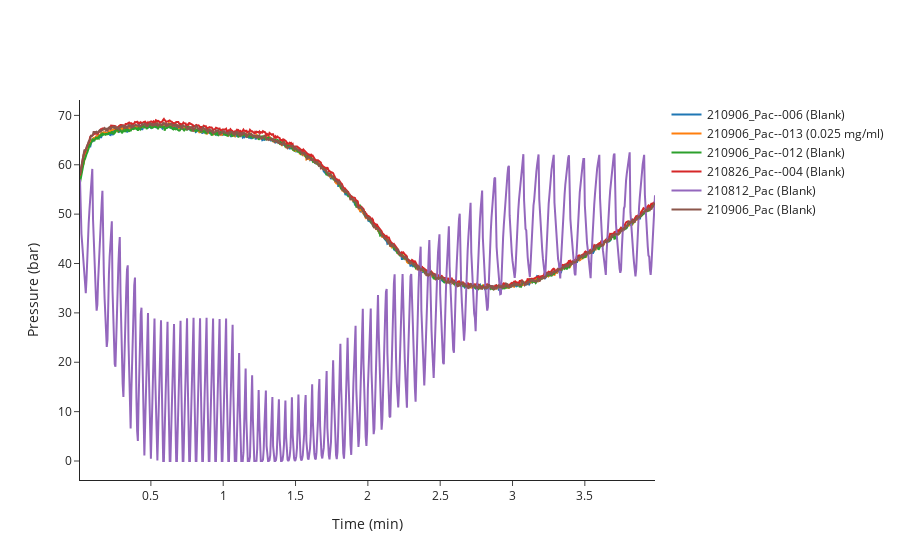
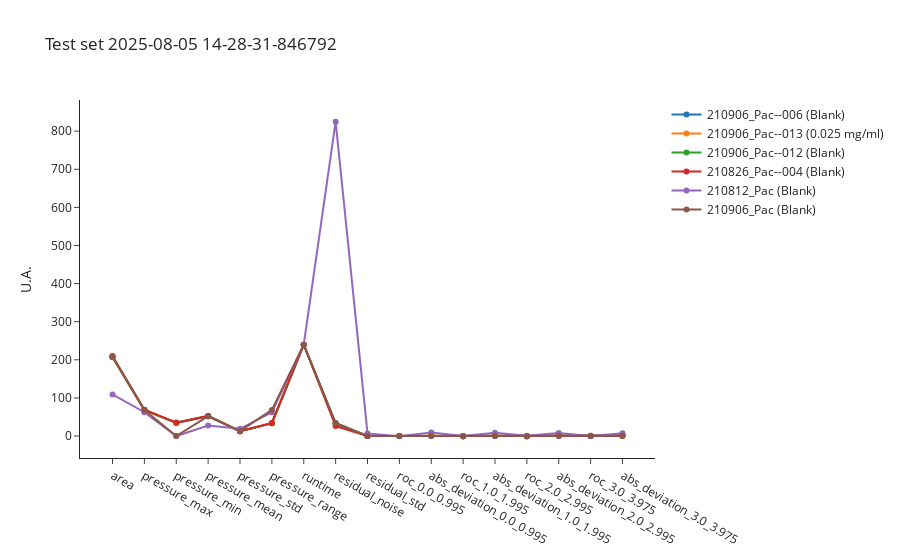
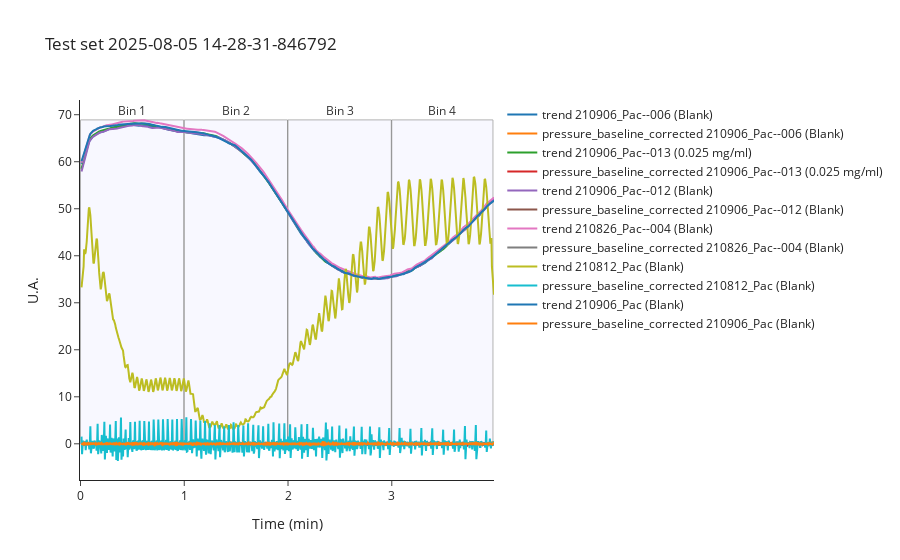
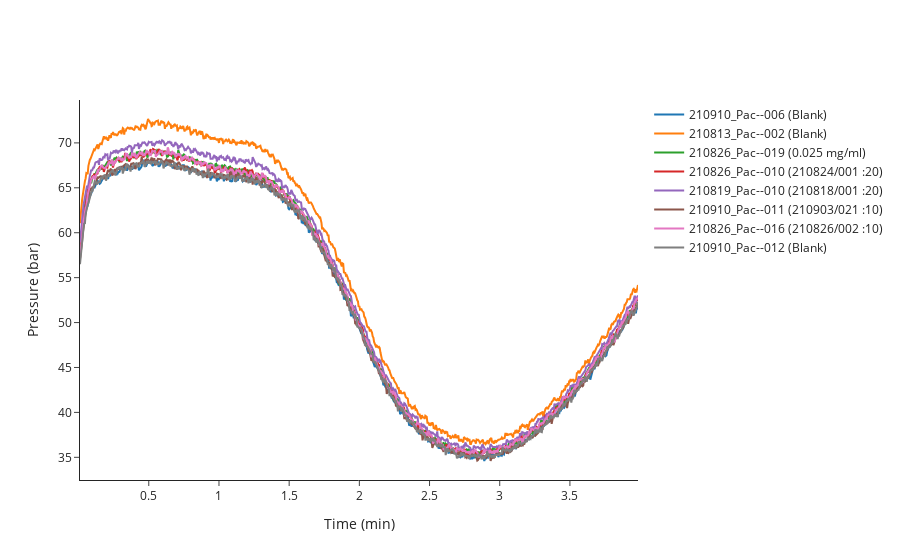

Write notebook code for charts like these, in order.
### Code cell
test_dates = []
import datetime
import random
for i in [1, 2, 3]:
    now = datetime.datetime.now().isoformat()
    now = now.replace(":", "-").replace(".", "-").replace("T", " ")
    test_dates.append(now)

    test_indices = random.sample(test_source_indices, random.randint(5, 8))
    print("Test set ", now ,  " indices: ", test_indices)

    test_data = ana.get_features(test_indices)
    test_metadata = ana.get_metadata(test_indices)
    test_data.to_csv(f"dev/test_{now}_features.csv", index=False)
    test_metadata.to_csv(f"dev/test_{now}_metadata.csv", index=False)

    fig_test_curves=ana.plot_pressure_curves(indices = test_indices)
    fig_test_curves.update_layout(showlegend=False)
    fig_test_curves.write_image(f"dev/figures/fig_test_{now}_curves.png", width=1000, height= 350, scale = 3)
    fig_test_curves.update_layout(showlegend=True)
    fig_test_curves.show()

    fig_test_features=ana.plot_features(indices = test_indices, normalize = False)
    fig_test_features.update_layout(showlegend=False)
    fig_test_features.write_image(f"dev/figures/fig_test_{now}_features.png", width=1100, height= 350, scale = 3)
    fig_test_features.update_layout(title=f"Test set {now}", showlegend=True)
    fig_test_features.show()
    
    fig_test_features_raw = ana.plot_features_raw(indices = test_indices)
    fig_test_features_raw.update_layout(showlegend=False)
    fig_test_features_raw.write_image(f"dev/figures/fig_test_{now}_features_raw.png", width=1100, height= 350, scale = 3)
    fig_test_features_raw.update_layout(title=f"Test set {now}", showlegend=True)
    fig_test_features_raw.show()


test_set = test_data
test_set_meta = test_metadata
#%store test_set test_set_meta

### Figure 1 — Plotly figure (JSON) as saved in the notebook; plotly's stock layout.template omitted (floating-point values rounded to 4 significant figures; data arrays with more than 128 entries replaced by an {"elided": "..."} marker saying what was removed)
{"data": [{"hovertemplate": "<b>index</b>: 239<br><b>name</b>: 210906_Pac--006<br><b>path</b>: C:/Users/Sandeep/Desktop/ExtractedSignals\\210906_Pac 2021-09-06 11-09-22\\210906_Pac--006.D<br><b>batch</b>: 210906_Pac 2021-09-06 11-09-22<br><b>batch_position</b>: 6<br><b>idle_time</b>: 39.0<br><b>sample</b>: Blank<br><b>method</b>: SAA_411_Pac.M<br><b>timestamp</b>: 2021-09-06 11:32:57<br><b>detector</b>: G7110B<br><b>pump</b>: G7110B<br><b>start_time</b>: 2021-09-06 11:33:30<br><b>end_time</b>: 2021-09-06 11:37:31<br><b>runtime</b>: 239.7000000000036<br><b>Time: </b>%{x}<br><b>Pressure: </b>%{y}<extra></extra>", "mode": "lines", "name": "210906_Pac--006 (Blank)", "text": "<b>index</b>: 239<br><b>name</b>: 210906_Pac--006<br><b>path</b>: C:/Users/Sandeep/Desktop/ExtractedSignals\\210906_Pac 2021-09-06 11-09-22\\210906_Pac--006.D<br><b>batch</b>: 210906_Pac 2021-09-06 11-09-22<br><b>batch_position</b>: 6<br><b>idle_time</b>: 39.0<br><b>sample</b>: Blank<br><b>method</b>: SAA_411_Pac.M<br><b>timestamp</b>: 2021-09-06 11:32:57<br><b>detector</b>: G7110B<br><b>pump</b>: G7110B<br><b>start_time</b>: 2021-09-06 11:33:30<br><b>end_time</b>: 2021-09-06 11:37:31<br><b>runtime</b>: 239.7000000000036", "type": "scatter", "x": {"elided": "796 float values"}, "y": {"elided": "796 float values"}}, {"hovertemplate": "<b>index</b>: 246<br><b>name</b>: 210906_Pac--013<br><b>path</b>: C:/Users/Sandeep/Desktop/ExtractedSignals\\210906_Pac 2021-09-06 11-09-22\\210906_Pac--013.D<br><b>batch</b>: 210906_Pac 2021-09-06 11-09-22<br><b>batch_position</b>: 13<br><b>idle_time</b>: 39.0<br><b>sample</b>: 0.025 mg/ml<br><b>method</b>: SAA_411_Pac.M<br><b>timestamp</b>: 2021-09-06 12:05:31<br><b>detector</b>: G1315C<br><b>pump</b>: G7110B<br><b>start_time</b>: 2021-09-06 12:06:05<br><b>end_time</b>: 2021-09-06 12:10:05<br><b>runtime</b>: 239.7000000000036<br><b>Time: </b>%{x}<br><b>Pressure: </b>%{y}<extra></extra>", "mode": "lines", "name": "210906_Pac--013 (0.025 mg/ml)", "text": "<b>index</b>: 246<br><b>name</b>: 210906_Pac--013<br><b>path</b>: C:/Users/Sandeep/Desktop/ExtractedSignals\\210906_Pac 2021-09-06 11-09-22\\210906_Pac--013.D<br><b>batch</b>: 210906_Pac 2021-09-06 11-09-22<br><b>batch_position</b>: 13<br><b>idle_time</b>: 39.0<br><b>sample</b>: 0.025 mg/ml<br><b>method</b>: SAA_411_Pac.M<br><b>timestamp</b>: 2021-09-06 12:05:31<br><b>detector</b>: G1315C<br><b>pump</b>: G7110B<br><b>start_time</b>: 2021-09-06 12:06:05<br><b>end_time</b>: 2021-09-06 12:10:05<br><b>runtime</b>: 239.7000000000036", "type": "scatter", "x": {"elided": "796 float values"}, "y": {"elided": "796 float values"}}, {"hovertemplate": "<b>index</b>: 245<br><b>name</b>: 210906_Pac--012<br><b>path</b>: C:/Users/Sandeep/Desktop/ExtractedSignals\\210906_Pac 2021-09-06 11-09-22\\210906_Pac--012.D<br><b>batch</b>: 210906_Pac 2021-09-06 11-09-22<br><b>batch_position</b>: 12<br><b>idle_time</b>: 39.0<br><b>sample</b>: Blank<br><b>method</b>: SAA_411_Pac.M<br><b>timestamp</b>: 2021-09-06 12:00:52<br><b>detector</b>: G1315C<br><b>pump</b>: G7110B<br><b>start_time</b>: 2021-09-06 12:01:26<br><b>end_time</b>: 2021-09-06 12:05:26<br><b>runtime</b>: 239.7000000000036<br><b>Time: </b>%{x}<br><b>Pressure: </b>%{y}<extra></extra>", "mode": "lines", "name": "210906_Pac--012 (Blank)", "text": "<b>index</b>: 245<br><b>name</b>: 210906_Pac--012<br><b>path</b>: C:/Users/Sandeep/Desktop/ExtractedSignals\\210906_Pac 2021-09-06 11-09-22\\210906_Pac--012.D<br><b>batch</b>: 210906_Pac 2021-09-06 11-09-22<br><b>batch_position</b>: 12<br><b>idle_time</b>: 39.0<br><b>sample</b>: Blank<br><b>method</b>: SAA_411_Pac.M<br><b>timestamp</b>: 2021-09-06 12:00:52<br><b>detector</b>: G1315C<br><b>pump</b>: G7110B<br><b>start_time</b>: 2021-09-06 12:01:26<br><b>end_time</b>: 2021-09-06 12:05:26<br><b>runtime</b>: 239.7000000000036", "type": "scatter", "x": {"elided": "796 float values"}, "y": {"elided": "796 float values"}}, {"hovertemplate": "<b>index</b>: 152<br><b>name</b>: 210826_Pac--004<br><b>path</b>: C:/Users/Sandeep/Desktop/ExtractedSignals\\210826_Pac 2021-08-26 16-15-14\\210826_Pac--004.D<br><b>batch</b>: 210826_Pac 2021-08-26 16-15-14<br><b>batch_position</b>: 4<br><b>idle_time</b>: 39.0<br><b>sample</b>: Blank<br><b>method</b>: SAA_411_Pac.M<br><b>timestamp</b>: 2021-08-26 16:29:33<br><b>detector</b>: G7110B<br><b>pump</b>: G7110B<br><b>start_time</b>: 2021-08-26 16:30:06<br><b>end_time</b>: 2021-08-26 16:34:07<br><b>runtime</b>: 239.7000000000036<br><b>Time: </b>%{x}<br><b>Pressure: </b>%{y}<extra></extra>", "mode": "lines", "name": "210826_Pac--004 (Blank)", "text": "<b>index</b>: 152<br><b>name</b>: 210826_Pac--004<br><b>path</b>: C:/Users/Sandeep/Desktop/ExtractedSignals\\210826_Pac 2021-08-26 16-15-14\\210826_Pac--004.D<br><b>batch</b>: 210826_Pac 2021-08-26 16-15-14<br><b>batch_position</b>: 4<br><b>idle_time</b>: 39.0<br><b>sample</b>: Blank<br><b>method</b>: SAA_411_Pac.M<br><b>timestamp</b>: 2021-08-26 16:29:33<br><b>detector</b>: G7110B<br><b>pump</b>: G7110B<br><b>start_time</b>: 2021-08-26 16:30:06<br><b>end_time</b>: 2021-08-26 16:34:07<br><b>runtime</b>: 239.7000000000036", "type": "scatter", "x": {"elided": "796 float values"}, "y": {"elided": "796 float values"}}, {"hovertemplate": "<b>index</b>: 14<br><b>name</b>: 210812_Pac<br><b>path</b>: C:/Users/Sandeep/Desktop/ExtractedSignals\\210812_Pac 2021-08-12 10-30-07\\210812_Pac.D<br><b>batch</b>: 210812_Pac 2021-08-12 10-30-07<br><b>batch_position</b>: 1<br><b>idle_time</b>: 142.0<br><b>sample</b>: Blank<br><b>method</b>: SAA_411_Pac.M<br><b>timestamp</b>: 2021-08-12 10:30:12<br><b>detector</b>: G7110B<br><b>pump</b>: G7110B<br><b>start_time</b>: 2021-08-12 10:32:20<br><b>end_time</b>: 2021-08-12 10:36:21<br><b>runtime</b>: 239.7000000000036<br><b>Time: </b>%{x}<br><b>Pressure: </b>%{y}<extra></extra>", "mode": "lines", "name": "210812_Pac (Blank)", "text": "<b>index</b>: 14<br><b>name</b>: 210812_Pac<br><b>path</b>: C:/Users/Sandeep/Desktop/ExtractedSignals\\210812_Pac 2021-08-12 10-30-07\\210812_Pac.D<br><b>batch</b>: 210812_Pac 2021-08-12 10-30-07<br><b>batch_position</b>: 1<br><b>idle_time</b>: 142.0<br><b>sample</b>: Blank<br><b>method</b>: SAA_411_Pac.M<br><b>timestamp</b>: 2021-08-12 10:30:12<br><b>detector</b>: G7110B<br><b>pump</b>: G7110B<br><b>start_time</b>: 2021-08-12 10:32:20<br><b>end_time</b>: 2021-08-12 10:36:21<br><b>runtime</b>: 239.7000000000036", "type": "scatter", "x": {"elided": "796 float values"}, "y": {"elided": "796 float values"}}, {"hovertemplate": "<b>index</b>: 234<br><b>name</b>: 210906_Pac<br><b>path</b>: C:/Users/Sandeep/Desktop/ExtractedSignals\\210906_Pac 2021-09-06 11-09-22\\210906_Pac.D<br><b>batch</b>: 210906_Pac 2021-09-06 11-09-22<br><b>batch_position</b>: 1<br><b>idle_time</b>: 3995.0<br><b>sample</b>: Blank<br><b>method</b>: SAA_411_Pac.M<br><b>timestamp</b>: 2021-09-06 11:09:27<br><b>detector</b>: G1315C<br><b>pump</b>: G7110B<br><b>start_time</b>: 2021-09-06 11:10:14<br><b>end_time</b>: 2021-09-06 11:14:15<br><b>runtime</b>: 239.40000000000362<br><b>Time: </b>%{x}<br><b>Pressure: </b>%{y}<extra></extra>", "mode": "lines", "name": "210906_Pac (Blank)", "text": "<b>index</b>: 234<br><b>name</b>: 210906_Pac<br><b>path</b>: C:/Users/Sandeep/Desktop/ExtractedSignals\\210906_Pac 2021-09-06 11-09-22\\210906_Pac.D<br><b>batch</b>: 210906_Pac 2021-09-06 11-09-22<br><b>batch_position</b>: 1<br><b>idle_time</b>: 3995.0<br><b>sample</b>: Blank<br><b>method</b>: SAA_411_Pac.M<br><b>timestamp</b>: 2021-09-06 11:09:27<br><b>detector</b>: G1315C<br><b>pump</b>: G7110B<br><b>start_time</b>: 2021-09-06 11:10:14<br><b>end_time</b>: 2021-09-06 11:14:15<br><b>runtime</b>: 239.40000000000362", "type": "scatter", "x": {"elided": "796 float values"}, "y": {"elided": "796 float values"}}], "layout": {"showlegend": true, "xaxis": {"title": {"text": "Time (min)"}}, "yaxis": {"title": {"text": "Pressure (bar)"}}}}

### Figure 2 — Plotly figure (JSON) as saved in the notebook; plotly's stock layout.template omitted (floating-point values rounded to 4 significant figures)
{"data": [{"hovertemplate": "<b>index: </b>239<br><b>name: </b>210906_Pac--006<br><b>path: </b>C:/Users/Sandeep/Desktop/ExtractedSignals\\210906_Pac 2021-09-06 11-09-22\\210906_Pac--006.D<br><b>batch: </b>210906_Pac 2021-09-06 11-09-22<br><b>batch_position: </b>6<br><b>idle_time: </b>39.0<br><b>sample: </b>Blank<br><b>method: </b>SAA_411_Pac.M<br><b>timestamp: </b>2021-09-06 11:32:57<br><b>detector: </b>G7110B<br><b>pump: </b>G7110B<br><b>start_time: </b>2021-09-06 11:33:30<br><b>end_time: </b>2021-09-06 11:37:31<br><b>runtime: </b>239.7000000000036<br><b>x: </b>%{x}<br><b>y: </b>%{y}<extra></extra>", "mode": "markers+lines", "name": "210906_Pac--006 (Blank)", "text": "<b>index: </b>239<br><b>name: </b>210906_Pac--006<br><b>path: </b>C:/Users/Sandeep/Desktop/ExtractedSignals\\210906_Pac 2021-09-06 11-09-22\\210906_Pac--006.D<br><b>batch: </b>210906_Pac 2021-09-06 11-09-22<br><b>batch_position: </b>6<br><b>idle_time: </b>39.0<br><b>sample: </b>Blank<br><b>method: </b>SAA_411_Pac.M<br><b>timestamp: </b>2021-09-06 11:32:57<br><b>detector: </b>G7110B<br><b>pump: </b>G7110B<br><b>start_time: </b>2021-09-06 11:33:30<br><b>end_time: </b>2021-09-06 11:37:31<br><b>runtime: </b>239.7000000000036", "type": "scatter", "x": ["area", "pressure_max", "pressure_min", "pressure_mean", "pressure_std", "pressure_range", "runtime", "residual_noise", "residual_std", "roc_0.0_0.995", "abs_deviation_0.0_0.995", "roc_1.0_1.995", "abs_deviation_1.0_1.995", "roc_2.0_2.995", "abs_deviation_2.0_2.995", "roc_3.0_3.975", "abs_deviation_3.0_3.975"], "y": [207.5, 68.23, 34.64, 52.19, 12.64, 33.59, 239.7, 34.21, 0.2492, 0.16, 0.889, -0.27, 0.961, -0.27, 0.9329, 0.48, 0.9876]}, {"hovertemplate": "<b>index: </b>246<br><b>name: </b>210906_Pac--013<br><b>path: </b>C:/Users/Sandeep/Desktop/ExtractedSignals\\210906_Pac 2021-09-06 11-09-22\\210906_Pac--013.D<br><b>batch: </b>210906_Pac 2021-09-06 11-09-22<br><b>batch_position: </b>13<br><b>idle_time: </b>39.0<br><b>sample: </b>0.025 mg/ml<br><b>method: </b>SAA_411_Pac.M<br><b>timestamp: </b>2021-09-06 12:05:31<br><b>detector: </b>G1315C<br><b>pump: </b>G7110B<br><b>start_time: </b>2021-09-06 12:06:05<br><b>end_time: </b>2021-09-06 12:10:05<br><b>runtime: </b>239.7000000000036<br><b>x: </b>%{x}<br><b>y: </b>%{y}<extra></extra>", "mode": "markers+lines", "name": "210906_Pac--013 (0.025 mg/ml)", "text": "<b>index: </b>246<br><b>name: </b>210906_Pac--013<br><b>path: </b>C:/Users/Sandeep/Desktop/ExtractedSignals\\210906_Pac 2021-09-06 11-09-22\\210906_Pac--013.D<br><b>batch: </b>210906_Pac 2021-09-06 11-09-22<br><b>batch_position: </b>13<br><b>idle_time: </b>39.0<br><b>sample: </b>0.025 mg/ml<br><b>method: </b>SAA_411_Pac.M<br><b>timestamp: </b>2021-09-06 12:05:31<br><b>detector: </b>G1315C<br><b>pump: </b>G7110B<br><b>start_time: </b>2021-09-06 12:06:05<br><b>end_time: </b>2021-09-06 12:10:05<br><b>runtime: </b>239.7000000000036", "type": "scatter", "x": ["area", "pressure_max", "pressure_min", "pressure_mean", "pressure_std", "pressure_range", "runtime", "residual_noise", "residual_std", "roc_0.0_0.995", "abs_deviation_0.0_0.995", "roc_1.0_1.995", "abs_deviation_1.0_1.995", "roc_2.0_2.995", "abs_deviation_2.0_2.995", "roc_3.0_3.975", "abs_deviation_3.0_3.975"], "y": [207.7, 68.59, 34.83, 52.25, 12.68, 33.76, 239.7, 31.57, 0.2196, 0.16, 0.7938, -0.25, 1.024, -0.28, 0.7852, 0.47, 1.021]}, {"hovertemplate": "<b>index: </b>245<br><b>name: </b>210906_Pac--012<br><b>path: </b>C:/Users/Sandeep/Desktop/ExtractedSignals\\210906_Pac 2021-09-06 11-09-22\\210906_Pac--012.D<br><b>batch: </b>210906_Pac 2021-09-06 11-09-22<br><b>batch_position: </b>12<br><b>idle_time: </b>39.0<br><b>sample: </b>Blank<br><b>method: </b>SAA_411_Pac.M<br><b>timestamp: </b>2021-09-06 12:00:52<br><b>detector: </b>G1315C<br><b>pump: </b>G7110B<br><b>start_time: </b>2021-09-06 12:01:26<br><b>end_time: </b>2021-09-06 12:05:26<br><b>runtime: </b>239.7000000000036<br><b>x: </b>%{x}<br><b>y: </b>%{y}<extra></extra>", "mode": "markers+lines", "name": "210906_Pac--012 (Blank)", "text": "<b>index: </b>245<br><b>name: </b>210906_Pac--012<br><b>path: </b>C:/Users/Sandeep/Desktop/ExtractedSignals\\210906_Pac 2021-09-06 11-09-22\\210906_Pac--012.D<br><b>batch: </b>210906_Pac 2021-09-06 11-09-22<br><b>batch_position: </b>12<br><b>idle_time: </b>39.0<br><b>sample: </b>Blank<br><b>method: </b>SAA_411_Pac.M<br><b>timestamp: </b>2021-09-06 12:00:52<br><b>detector: </b>G1315C<br><b>pump: </b>G7110B<br><b>start_time: </b>2021-09-06 12:01:26<br><b>end_time: </b>2021-09-06 12:05:26<br><b>runtime: </b>239.7000000000036", "type": "scatter", "x": ["area", "pressure_max", "pressure_min", "pressure_mean", "pressure_std", "pressure_range", "runtime", "residual_noise", "residual_std", "roc_0.0_0.995", "abs_deviation_0.0_0.995", "roc_1.0_1.995", "abs_deviation_1.0_1.995", "roc_2.0_2.995", "abs_deviation_2.0_2.995", "roc_3.0_3.975", "abs_deviation_3.0_3.975"], "y": [207.3, 68.05, 34.72, 52.16, 12.61, 33.33, 239.7, 32.67, 0.2356, 0.17, 0.9538, -0.26, 0.9086, -0.27, 0.7776, 0.46, 0.8976]}, {"hovertemplate": "<b>index: </b>152<br><b>name: </b>210826_Pac--004<br><b>path: </b>C:/Users/Sandeep/Desktop/ExtractedSignals\\210826_Pac 2021-08-26 16-15-14\\210826_Pac--004.D<br><b>batch: </b>210826_Pac 2021-08-26 16-15-14<br><b>batch_position: </b>4<br><b>idle_time: </b>39.0<br><b>sample: </b>Blank<br><b>method: </b>SAA_411_Pac.M<br><b>timestamp: </b>2021-08-26 16:29:33<br><b>detector: </b>G7110B<br><b>pump: </b>G7110B<br><b>start_time: </b>2021-08-26 16:30:06<br><b>end_time: </b>2021-08-26 16:34:07<br><b>runtime: </b>239.7000000000036<br><b>x: </b>%{x}<br><b>y: </b>%{y}<extra></extra>", "mode": "markers+lines", "name": "210826_Pac--004 (Blank)", "text": "<b>index: </b>152<br><b>name: </b>210826_Pac--004<br><b>path: </b>C:/Users/Sandeep/Desktop/ExtractedSignals\\210826_Pac 2021-08-26 16-15-14\\210826_Pac--004.D<br><b>batch: </b>210826_Pac 2021-08-26 16-15-14<br><b>batch_position: </b>4<br><b>idle_time: </b>39.0<br><b>sample: </b>Blank<br><b>method: </b>SAA_411_Pac.M<br><b>timestamp: </b>2021-08-26 16:29:33<br><b>detector: </b>G7110B<br><b>pump: </b>G7110B<br><b>start_time: </b>2021-08-26 16:30:06<br><b>end_time: </b>2021-08-26 16:34:07<br><b>runtime: </b>239.7000000000036", "type": "scatter", "x": ["area", "pressure_max", "pressure_min", "pressure_mean", "pressure_std", "pressure_range", "runtime", "residual_noise", "residual_std", "roc_0.0_0.995", "abs_deviation_0.0_0.995", "roc_1.0_1.995", "abs_deviation_1.0_1.995", "roc_2.0_2.995", "abs_deviation_2.0_2.995", "roc_3.0_3.975", "abs_deviation_3.0_3.975"], "y": [210.0, 69.27, 34.96, 52.84, 12.83, 34.31, 239.7, 26.05, 0.1957, 0.16, 0.661, -0.26, 0.6729, -0.27, 0.6424, 0.45, 0.6433]}, {"hovertemplate": "<b>index: </b>14<br><b>name: </b>210812_Pac<br><b>path: </b>C:/Users/Sandeep/Desktop/ExtractedSignals\\210812_Pac 2021-08-12 10-30-07\\210812_Pac.D<br><b>batch: </b>210812_Pac 2021-08-12 10-30-07<br><b>batch_position: </b>1<br><b>idle_time: </b>142.0<br><b>sample: </b>Blank<br><b>method: </b>SAA_411_Pac.M<br><b>timestamp: </b>2021-08-12 10:30:12<br><b>detector: </b>G7110B<br><b>pump: </b>G7110B<br><b>start_time: </b>2021-08-12 10:32:20<br><b>end_time: </b>2021-08-12 10:36:21<br><b>runtime: </b>239.7000000000036<br><b>x: </b>%{x}<br><b>y: </b>%{y}<extra></extra>", "mode": "markers+lines", "name": "210812_Pac (Blank)", "text": "<b>index: </b>14<br><b>name: </b>210812_Pac<br><b>path: </b>C:/Users/Sandeep/Desktop/ExtractedSignals\\210812_Pac 2021-08-12 10-30-07\\210812_Pac.D<br><b>batch: </b>210812_Pac 2021-08-12 10-30-07<br><b>batch_position: </b>1<br><b>idle_time: </b>142.0<br><b>sample: </b>Blank<br><b>method: </b>SAA_411_Pac.M<br><b>timestamp: </b>2021-08-12 10:30:12<br><b>detector: </b>G7110B<br><b>pump: </b>G7110B<br><b>start_time: </b>2021-08-12 10:32:20<br><b>end_time: </b>2021-08-12 10:36:21<br><b>runtime: </b>239.7000000000036", "type": "scatter", "x": ["area", "pressure_max", "pressure_min", "pressure_mean", "pressure_std", "pressure_range", "runtime", "residual_noise", "residual_std", "roc_0.0_0.995", "abs_deviation_0.0_0.995", "roc_1.0_1.995", "abs_deviation_1.0_1.995", "roc_2.0_2.995", "abs_deviation_2.0_2.995", "roc_3.0_3.975", "abs_deviation_3.0_3.975"], "y": [109.2, 62.52, 0, 27.52, 18.98, 62.52, 239.7, 824.9, 6.899, -0.78, 9.273, 0.06, 8.965, 0.55, 8.06, 0.41, 7.282]}, {"hovertemplate": "<b>index: </b>234<br><b>name: </b>210906_Pac<br><b>path: </b>C:/Users/Sandeep/Desktop/ExtractedSignals\\210906_Pac 2021-09-06 11-09-22\\210906_Pac.D<br><b>batch: </b>210906_Pac 2021-09-06 11-09-22<br><b>batch_position: </b>1<br><b>idle_time: </b>3995.0<br><b>sample: </b>Blank<br><b>method: </b>SAA_411_Pac.M<br><b>timestamp: </b>2021-09-06 11:09:27<br><b>detector: </b>G1315C<br><b>pump: </b>G7110B<br><b>start_time: </b>2021-09-06 11:10:14<br><b>end_time: </b>2021-09-06 11:14:15<br><b>runtime: </b>239.40000000000362<br><b>x: </b>%{x}<br><b>y: </b>%{y}<extra></extra>", "mode": "markers+lines", "name": "210906_Pac (Blank)", "text": "<b>index: </b>234<br><b>name: </b>210906_Pac<br><b>path: </b>C:/Users/Sandeep/Desktop/ExtractedSignals\\210906_Pac 2021-09-06 11-09-22\\210906_Pac.D<br><b>batch: </b>210906_Pac 2021-09-06 11-09-22<br><b>batch_position: </b>1<br><b>idle_time: </b>3995.0<br><b>sample: </b>Blank<br><b>method: </b>SAA_411_Pac.M<br><b>timestamp: </b>2021-09-06 11:09:27<br><b>detector: </b>G1315C<br><b>pump: </b>G7110B<br><b>start_time: </b>2021-09-06 11:10:14<br><b>end_time: </b>2021-09-06 11:14:15<br><b>runtime: </b>239.40000000000362", "type": "scatter", "x": ["area", "pressure_max", "pressure_min", "pressure_mean", "pressure_std", "pressure_range", "runtime", "residual_noise", "residual_std", "roc_0.0_0.995", "abs_deviation_0.0_0.995", "roc_1.0_1.995", "abs_deviation_1.0_1.995", "roc_2.0_2.995", "abs_deviation_2.0_2.995", "roc_3.0_3.975", "abs_deviation_3.0_3.975"], "y": [208.2, 68.54, 0, 52.37, 12.78, 68.54, 239.4, 33.74, 0.2473, 0.15, 0.9429, -0.26, 0.8576, -0.28, 1.054, 0.44, 0.7833]}], "layout": {"showlegend": true, "title": {"text": "Test set 2025-08-05 14-28-31-846792"}, "xaxis": {"title": {}}, "yaxis": {"title": {"text": "U.A."}}}}

### Figure 3 — Plotly figure (JSON) as saved in the notebook; plotly's stock layout.template omitted (floating-point values rounded to 4 significant figures; data arrays with more than 128 entries replaced by an {"elided": "..."} marker saying what was removed)
{"data": [{"mode": "lines", "name": "trend 210906_Pac--006 (Blank)", "text": "239. 210906_Pac--006 (Blank)<br>Batch: 210906_Pac 2021-09-06 11-09-22<br>Method: SAA_411_Pac.M", "type": "scatter", "x": {"elided": "796 float values"}, "y": {"elided": "796 float values"}}, {"mode": "lines", "name": "pressure_baseline_corrected 210906_Pac--006 (Blank)", "text": "239. 210906_Pac--006 (Blank)<br>Batch: 210906_Pac 2021-09-06 11-09-22<br>Method: SAA_411_Pac.M", "type": "scatter", "x": {"elided": "796 float values"}, "y": {"elided": "796 float values"}}, {"mode": "lines", "name": "trend 210906_Pac--013 (0.025 mg/ml)", "text": "246. 210906_Pac--013 (0.025 mg/ml)<br>Batch: 210906_Pac 2021-09-06 11-09-22<br>Method: SAA_411_Pac.M", "type": "scatter", "x": {"elided": "796 float values"}, "y": {"elided": "796 float values"}}, {"mode": "lines", "name": "pressure_baseline_corrected 210906_Pac--013 (0.025 mg/ml)", "text": "246. 210906_Pac--013 (0.025 mg/ml)<br>Batch: 210906_Pac 2021-09-06 11-09-22<br>Method: SAA_411_Pac.M", "type": "scatter", "x": {"elided": "796 float values"}, "y": {"elided": "796 float values"}}, {"mode": "lines", "name": "trend 210906_Pac--012 (Blank)", "text": "245. 210906_Pac--012 (Blank)<br>Batch: 210906_Pac 2021-09-06 11-09-22<br>Method: SAA_411_Pac.M", "type": "scatter", "x": {"elided": "796 float values"}, "y": {"elided": "796 float values"}}, {"mode": "lines", "name": "pressure_baseline_corrected 210906_Pac--012 (Blank)", "text": "245. 210906_Pac--012 (Blank)<br>Batch: 210906_Pac 2021-09-06 11-09-22<br>Method: SAA_411_Pac.M", "type": "scatter", "x": {"elided": "796 float values"}, "y": {"elided": "796 float values"}}, {"mode": "lines", "name": "trend 210826_Pac--004 (Blank)", "text": "152. 210826_Pac--004 (Blank)<br>Batch: 210826_Pac 2021-08-26 16-15-14<br>Method: SAA_411_Pac.M", "type": "scatter", "x": {"elided": "796 float values"}, "y": {"elided": "796 float values"}}, {"mode": "lines", "name": "pressure_baseline_corrected 210826_Pac--004 (Blank)", "text": "152. 210826_Pac--004 (Blank)<br>Batch: 210826_Pac 2021-08-26 16-15-14<br>Method: SAA_411_Pac.M", "type": "scatter", "x": {"elided": "796 float values"}, "y": {"elided": "796 float values"}}, {"mode": "lines", "name": "trend 210812_Pac (Blank)", "text": "14. 210812_Pac (Blank)<br>Batch: 210812_Pac 2021-08-12 10-30-07<br>Method: SAA_411_Pac.M", "type": "scatter", "x": {"elided": "796 float values"}, "y": {"elided": "796 float values"}}, {"mode": "lines", "name": "pressure_baseline_corrected 210812_Pac (Blank)", "text": "14. 210812_Pac (Blank)<br>Batch: 210812_Pac 2021-08-12 10-30-07<br>Method: SAA_411_Pac.M", "type": "scatter", "x": {"elided": "796 float values"}, "y": {"elided": "796 float values"}}, {"mode": "lines", "name": "trend 210906_Pac (Blank)", "text": "234. 210906_Pac (Blank)<br>Batch: 210906_Pac 2021-09-06 11-09-22<br>Method: SAA_411_Pac.M", "type": "scatter", "x": {"elided": "796 float values"}, "y": {"elided": "796 float values"}}, {"mode": "lines", "name": "pressure_baseline_corrected 210906_Pac (Blank)", "text": "234. 210906_Pac (Blank)<br>Batch: 210906_Pac 2021-09-06 11-09-22<br>Method: SAA_411_Pac.M", "type": "scatter", "x": {"elided": "796 float values"}, "y": {"elided": "796 float values"}}], "layout": {"annotations": [{"align": "center", "font": {"color": "black", "size": 12}, "hovertext": "<br>Entries between time: 0.0 and 0.995", "opacity": 0.8, "showarrow": false, "text": "<br>Bin 1<br>", "x": 0.4975, "y": 70.9}, {"align": "center", "font": {"color": "black", "size": 12}, "hovertext": "<br>Entries between time: 1.0 and 1.995", "opacity": 0.8, "showarrow": false, "text": "<br>Bin 2<br>", "x": 1.498, "y": 70.9}, {"align": "center", "font": {"color": "black", "size": 12}, "hovertext": "<br>Entries between time: 2.0 and 2.995", "opacity": 0.8, "showarrow": false, "text": "<br>Bin 3<br>", "x": 2.498, "y": 70.9}, {"align": "center", "font": {"color": "black", "size": 12}, "hovertext": "<br>Entries between time: 3.0 and 3.975", "opacity": 0.8, "showarrow": false, "text": "<br>Bin 4<br>", "x": 3.487, "y": 70.9}], "shapes": [{"fillcolor": "rgba(200,200,255,0.4)", "layer": "below", "line": {"width": 1}, "type": "rect", "x0": 0, "x1": 0.995, "y0": 0, "y1": 68.9}, {"fillcolor": "rgba(200,200,255,0.4)", "layer": "below", "line": {"width": 1}, "type": "rect", "x0": 1, "x1": 1.995, "y0": 0, "y1": 68.9}, {"fillcolor": "rgba(200,200,255,0.4)", "layer": "below", "line": {"width": 1}, "type": "rect", "x0": 2, "x1": 2.995, "y0": 0, "y1": 68.9}, {"fillcolor": "rgba(200,200,255,0.4)", "layer": "below", "line": {"width": 1}, "type": "rect", "x0": 3, "x1": 3.975, "y0": 0, "y1": 68.9}], "showlegend": true, "title": {"text": "Test set 2025-08-05 14-28-31-846792"}, "xaxis": {"title": {"text": "Time (min)"}}, "yaxis": {"title": {"text": "U.A."}}}}

### Figure 4 — Plotly figure (JSON) as saved in the notebook; plotly's stock layout.template omitted (floating-point values rounded to 4 significant figures; data arrays with more than 128 entries replaced by an {"elided": "..."} marker saying what was removed)
{"data": [{"hovertemplate": "<b>index</b>: 271<br><b>name</b>: 210910_Pac--006<br><b>path</b>: C:/Users/Sandeep/Desktop/ExtractedSignals\\210910_Pac 2021-09-10 14-25-54\\210910_Pac--006.D<br><b>batch</b>: 210910_Pac 2021-09-10 14-25-54<br><b>batch_position</b>: 6<br><b>idle_time</b>: 36.0<br><b>sample</b>: Blank<br><b>method</b>: SAA_411_Pac.M<br><b>timestamp</b>: 2021-09-10 14:50:41<br><b>detector</b>: G7110B<br><b>pump</b>: G7110B<br><b>start_time</b>: 2021-09-10 14:51:13<br><b>end_time</b>: 2021-09-10 14:55:14<br><b>runtime</b>: 239.7000000000036<br><b>Time: </b>%{x}<br><b>Pressure: </b>%{y}<extra></extra>", "mode": "lines", "name": "210910_Pac--006 (Blank)", "text": "<b>index</b>: 271<br><b>name</b>: 210910_Pac--006<br><b>path</b>: C:/Users/Sandeep/Desktop/ExtractedSignals\\210910_Pac 2021-09-10 14-25-54\\210910_Pac--006.D<br><b>batch</b>: 210910_Pac 2021-09-10 14-25-54<br><b>batch_position</b>: 6<br><b>idle_time</b>: 36.0<br><b>sample</b>: Blank<br><b>method</b>: SAA_411_Pac.M<br><b>timestamp</b>: 2021-09-10 14:50:41<br><b>detector</b>: G7110B<br><b>pump</b>: G7110B<br><b>start_time</b>: 2021-09-10 14:51:13<br><b>end_time</b>: 2021-09-10 14:55:14<br><b>runtime</b>: 239.7000000000036", "type": "scatter", "x": {"elided": "796 float values"}, "y": {"elided": "796 float values"}}, {"hovertemplate": "<b>index</b>: 48<br><b>name</b>: 210813_Pac--002<br><b>path</b>: C:/Users/Sandeep/Desktop/ExtractedSignals\\210813_Pac 2021-08-13 10-37-27\\210813_Pac--002.D<br><b>batch</b>: 210813_Pac 2021-08-13 10-37-27<br><b>batch_position</b>: 2<br><b>idle_time</b>: 38.0<br><b>sample</b>: Blank<br><b>method</b>: SAA_411_Pac.M<br><b>timestamp</b>: 2021-08-13 10:43:56<br><b>detector</b>: G1315C<br><b>pump</b>: G7116B<br><b>start_time</b>: 2021-08-13 10:44:29<br><b>end_time</b>: 2021-08-13 10:48:30<br><b>runtime</b>: 239.7000000000036<br><b>Time: </b>%{x}<br><b>Pressure: </b>%{y}<extra></extra>", "mode": "lines", "name": "210813_Pac--002 (Blank)", "text": "<b>index</b>: 48<br><b>name</b>: 210813_Pac--002<br><b>path</b>: C:/Users/Sandeep/Desktop/ExtractedSignals\\210813_Pac 2021-08-13 10-37-27\\210813_Pac--002.D<br><b>batch</b>: 210813_Pac 2021-08-13 10-37-27<br><b>batch_position</b>: 2<br><b>idle_time</b>: 38.0<br><b>sample</b>: Blank<br><b>method</b>: SAA_411_Pac.M<br><b>timestamp</b>: 2021-08-13 10:43:56<br><b>detector</b>: G1315C<br><b>pump</b>: G7116B<br><b>start_time</b>: 2021-08-13 10:44:29<br><b>end_time</b>: 2021-08-13 10:48:30<br><b>runtime</b>: 239.7000000000036", "type": "scatter", "x": {"elided": "796 float values"}, "y": {"elided": "796 float values"}}, {"hovertemplate": "<b>index</b>: 167<br><b>name</b>: 210826_Pac--019<br><b>path</b>: C:/Users/Sandeep/Desktop/ExtractedSignals\\210826_Pac 2021-08-26 16-15-14\\210826_Pac--019.D<br><b>batch</b>: 210826_Pac 2021-08-26 16-15-14<br><b>batch_position</b>: 19<br><b>idle_time</b>: 40.0<br><b>sample</b>: 0.025 mg/ml<br><b>method</b>: SAA_411_Pac.M<br><b>timestamp</b>: 2021-08-26 17:39:31<br><b>detector</b>: G1315C<br><b>pump</b>: G7110B<br><b>start_time</b>: 2021-08-26 17:40:06<br><b>end_time</b>: 2021-08-26 17:44:06<br><b>runtime</b>: 239.7000000000036<br><b>Time: </b>%{x}<br><b>Pressure: </b>%{y}<extra></extra>", "mode": "lines", "name": "210826_Pac--019 (0.025 mg/ml)", "text": "<b>index</b>: 167<br><b>name</b>: 210826_Pac--019<br><b>path</b>: C:/Users/Sandeep/Desktop/ExtractedSignals\\210826_Pac 2021-08-26 16-15-14\\210826_Pac--019.D<br><b>batch</b>: 210826_Pac 2021-08-26 16-15-14<br><b>batch_position</b>: 19<br><b>idle_time</b>: 40.0<br><b>sample</b>: 0.025 mg/ml<br><b>method</b>: SAA_411_Pac.M<br><b>timestamp</b>: 2021-08-26 17:39:31<br><b>detector</b>: G1315C<br><b>pump</b>: G7110B<br><b>start_time</b>: 2021-08-26 17:40:06<br><b>end_time</b>: 2021-08-26 17:44:06<br><b>runtime</b>: 239.7000000000036", "type": "scatter", "x": {"elided": "796 float values"}, "y": {"elided": "796 float values"}}, {"hovertemplate": "<b>index</b>: 158<br><b>name</b>: 210826_Pac--010<br><b>path</b>: C:/Users/Sandeep/Desktop/ExtractedSignals\\210826_Pac 2021-08-26 16-15-14\\210826_Pac--010.D<br><b>batch</b>: 210826_Pac 2021-08-26 16-15-14<br><b>batch_position</b>: 10<br><b>idle_time</b>: 39.0<br><b>sample</b>: 210824/001 :20<br><b>method</b>: SAA_411_Pac.M<br><b>timestamp</b>: 2021-08-26 16:57:32<br><b>detector</b>: G7110B<br><b>pump</b>: G7110B<br><b>start_time</b>: 2021-08-26 16:58:06<br><b>end_time</b>: 2021-08-26 17:02:07<br><b>runtime</b>: 239.7000000000036<br><b>Time: </b>%{x}<br><b>Pressure: </b>%{y}<extra></extra>", "mode": "lines", "name": "210826_Pac--010 (210824/001 :20)", "text": "<b>index</b>: 158<br><b>name</b>: 210826_Pac--010<br><b>path</b>: C:/Users/Sandeep/Desktop/ExtractedSignals\\210826_Pac 2021-08-26 16-15-14\\210826_Pac--010.D<br><b>batch</b>: 210826_Pac 2021-08-26 16-15-14<br><b>batch_position</b>: 10<br><b>idle_time</b>: 39.0<br><b>sample</b>: 210824/001 :20<br><b>method</b>: SAA_411_Pac.M<br><b>timestamp</b>: 2021-08-26 16:57:32<br><b>detector</b>: G7110B<br><b>pump</b>: G7110B<br><b>start_time</b>: 2021-08-26 16:58:06<br><b>end_time</b>: 2021-08-26 17:02:07<br><b>runtime</b>: 239.7000000000036", "type": "scatter", "x": {"elided": "796 float values"}, "y": {"elided": "796 float values"}}, {"hovertemplate": "<b>index</b>: 125<br><b>name</b>: 210819_Pac--010<br><b>path</b>: C:/Users/Sandeep/Desktop/ExtractedSignals\\210819_Pac 2021-08-19 15-50-49\\210819_Pac--010.D<br><b>batch</b>: 210819_Pac 2021-08-19 15-50-49<br><b>batch_position</b>: 10<br><b>idle_time</b>: 39.0<br><b>sample</b>: 210818/001 :20<br><b>method</b>: SAA_411_Pac.M<br><b>timestamp</b>: 2021-08-19 16:34:42<br><b>detector</b>: G7110B<br><b>pump</b>: G7110B<br><b>start_time</b>: 2021-08-19 16:35:16<br><b>end_time</b>: 2021-08-19 16:39:17<br><b>runtime</b>: 239.7000000000036<br><b>Time: </b>%{x}<br><b>Pressure: </b>%{y}<extra></extra>", "mode": "lines", "name": "210819_Pac--010 (210818/001 :20)", "text": "<b>index</b>: 125<br><b>name</b>: 210819_Pac--010<br><b>path</b>: C:/Users/Sandeep/Desktop/ExtractedSignals\\210819_Pac 2021-08-19 15-50-49\\210819_Pac--010.D<br><b>batch</b>: 210819_Pac 2021-08-19 15-50-49<br><b>batch_position</b>: 10<br><b>idle_time</b>: 39.0<br><b>sample</b>: 210818/001 :20<br><b>method</b>: SAA_411_Pac.M<br><b>timestamp</b>: 2021-08-19 16:34:42<br><b>detector</b>: G7110B<br><b>pump</b>: G7110B<br><b>start_time</b>: 2021-08-19 16:35:16<br><b>end_time</b>: 2021-08-19 16:39:17<br><b>runtime</b>: 239.7000000000036", "type": "scatter", "x": {"elided": "796 float values"}, "y": {"elided": "796 float values"}}, {"hovertemplate": "<b>index</b>: 276<br><b>name</b>: 210910_Pac--011<br><b>path</b>: C:/Users/Sandeep/Desktop/ExtractedSignals\\210910_Pac 2021-09-10 14-25-54\\210910_Pac--011.D<br><b>batch</b>: 210910_Pac 2021-09-10 14-25-54<br><b>batch_position</b>: 11<br><b>idle_time</b>: 37.0<br><b>sample</b>: 210903/021 :10<br><b>method</b>: SAA_411_Pac.M<br><b>timestamp</b>: 2021-09-10 15:13:50<br><b>detector</b>: G1315C<br><b>pump</b>: G7110B<br><b>start_time</b>: 2021-09-10 15:14:22<br><b>end_time</b>: 2021-09-10 15:18:23<br><b>runtime</b>: 239.7000000000036<br><b>Time: </b>%{x}<br><b>Pressure: </b>%{y}<extra></extra>", "mode": "lines", "name": "210910_Pac--011 (210903/021 :10)", "text": "<b>index</b>: 276<br><b>name</b>: 210910_Pac--011<br><b>path</b>: C:/Users/Sandeep/Desktop/ExtractedSignals\\210910_Pac 2021-09-10 14-25-54\\210910_Pac--011.D<br><b>batch</b>: 210910_Pac 2021-09-10 14-25-54<br><b>batch_position</b>: 11<br><b>idle_time</b>: 37.0<br><b>sample</b>: 210903/021 :10<br><b>method</b>: SAA_411_Pac.M<br><b>timestamp</b>: 2021-09-10 15:13:50<br><b>detector</b>: G1315C<br><b>pump</b>: G7110B<br><b>start_time</b>: 2021-09-10 15:14:22<br><b>end_time</b>: 2021-09-10 15:18:23<br><b>runtime</b>: 239.7000000000036", "type": "scatter", "x": {"elided": "796 float values"}, "y": {"elided": "796 float values"}}, {"hovertemplate": "<b>index</b>: 164<br><b>name</b>: 210826_Pac--016<br><b>path</b>: C:/Users/Sandeep/Desktop/ExtractedSignals\\210826_Pac 2021-08-26 16-15-14\\210826_Pac--016.D<br><b>batch</b>: 210826_Pac 2021-08-26 16-15-14<br><b>batch_position</b>: 16<br><b>idle_time</b>: 39.0<br><b>sample</b>: 210826/002 :10<br><b>method</b>: SAA_411_Pac.M<br><b>timestamp</b>: 2021-08-26 17:25:31<br><b>detector</b>: G7110B<br><b>pump</b>: G7110B<br><b>start_time</b>: 2021-08-26 17:26:05<br><b>end_time</b>: 2021-08-26 17:30:05<br><b>runtime</b>: 239.7000000000036<br><b>Time: </b>%{x}<br><b>Pressure: </b>%{y}<extra></extra>", "mode": "lines", "name": "210826_Pac--016 (210826/002 :10)", "text": "<b>index</b>: 164<br><b>name</b>: 210826_Pac--016<br><b>path</b>: C:/Users/Sandeep/Desktop/ExtractedSignals\\210826_Pac 2021-08-26 16-15-14\\210826_Pac--016.D<br><b>batch</b>: 210826_Pac 2021-08-26 16-15-14<br><b>batch_position</b>: 16<br><b>idle_time</b>: 39.0<br><b>sample</b>: 210826/002 :10<br><b>method</b>: SAA_411_Pac.M<br><b>timestamp</b>: 2021-08-26 17:25:31<br><b>detector</b>: G7110B<br><b>pump</b>: G7110B<br><b>start_time</b>: 2021-08-26 17:26:05<br><b>end_time</b>: 2021-08-26 17:30:05<br><b>runtime</b>: 239.7000000000036", "type": "scatter", "x": {"elided": "796 float values"}, "y": {"elided": "796 float values"}}, {"hovertemplate": "<b>index</b>: 277<br><b>name</b>: 210910_Pac--012<br><b>path</b>: C:/Users/Sandeep/Desktop/ExtractedSignals\\210910_Pac 2021-09-10 14-25-54\\210910_Pac--012.D<br><b>batch</b>: 210910_Pac 2021-09-10 14-25-54<br><b>batch_position</b>: 12<br><b>idle_time</b>: 37.0<br><b>sample</b>: Blank<br><b>method</b>: SAA_411_Pac.M<br><b>timestamp</b>: 2021-09-10 15:18:28<br><b>detector</b>: G1315C<br><b>pump</b>: G7110B<br><b>start_time</b>: 2021-09-10 15:19:00<br><b>end_time</b>: 2021-09-10 15:23:01<br><b>runtime</b>: 239.7000000000036<br><b>Time: </b>%{x}<br><b>Pressure: </b>%{y}<extra></extra>", "mode": "lines", "name": "210910_Pac--012 (Blank)", "text": "<b>index</b>: 277<br><b>name</b>: 210910_Pac--012<br><b>path</b>: C:/Users/Sandeep/Desktop/ExtractedSignals\\210910_Pac 2021-09-10 14-25-54\\210910_Pac--012.D<br><b>batch</b>: 210910_Pac 2021-09-10 14-25-54<br><b>batch_position</b>: 12<br><b>idle_time</b>: 37.0<br><b>sample</b>: Blank<br><b>method</b>: SAA_411_Pac.M<br><b>timestamp</b>: 2021-09-10 15:18:28<br><b>detector</b>: G1315C<br><b>pump</b>: G7110B<br><b>start_time</b>: 2021-09-10 15:19:00<br><b>end_time</b>: 2021-09-10 15:23:01<br><b>runtime</b>: 239.7000000000036", "type": "scatter", "x": {"elided": "796 float values"}, "y": {"elided": "796 float values"}}], "layout": {"showlegend": true, "xaxis": {"title": {"text": "Time (min)"}}, "yaxis": {"title": {"text": "Pressure (bar)"}}}}
